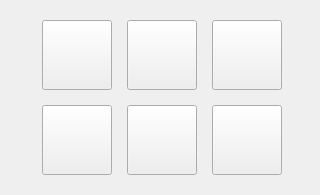
<?xml version="1.0" encoding="UTF-8"?>
<ui version="4.0">
 <class>SetupPageClass</class>
 <widget class="QWidget" name="SetupPageClass">
  <property name="geometry">
   <rect>
    <x>0</x>
    <y>0</y>
    <width>320</width>
    <height>195</height>
   </rect>
  </property>
  <property name="windowTitle">
   <string>Form</string>
  </property>
  <layout class="QGridLayout" name="gridLayout">
   <item row="0" column="0">
    <layout class="QHBoxLayout" name="horizontalLayout" stretch="1,1,1">
     <property name="spacing">
      <number>15</number>
     </property>
     <property name="leftMargin">
      <number>5</number>
     </property>
     <property name="rightMargin">
      <number>0</number>
     </property>
     <item>
      <widget class="BtnCtrl" name="globalBtn">
       <property name="sizePolicy">
        <sizepolicy hsizetype="Expanding" vsizetype="Expanding">
         <horstretch>0</horstretch>
         <verstretch>0</verstretch>
        </sizepolicy>
       </property>
       <property name="maximumSize">
        <size>
         <width>70</width>
         <height>70</height>
        </size>
       </property>
       <property name="styleSheet">
        <string notr="true">border-image: url(:/weiduodianzi/ui/global.png);</string>
       </property>
       <property name="text">
        <string/>
       </property>
      </widget>
     </item>
     <item>
      <widget class="BtnCtrl" name="calBtn">
       <property name="sizePolicy">
        <sizepolicy hsizetype="Expanding" vsizetype="Expanding">
         <horstretch>0</horstretch>
         <verstretch>0</verstretch>
        </sizepolicy>
       </property>
       <property name="maximumSize">
        <size>
         <width>70</width>
         <height>70</height>
        </size>
       </property>
       <property name="styleSheet">
        <string notr="true">border-image: url(:/weiduodianzi/ui/clock.png);</string>
       </property>
       <property name="text">
        <string/>
       </property>
      </widget>
     </item>
     <item>
      <widget class="BtnCtrl" name="permitBtn">
       <property name="sizePolicy">
        <sizepolicy hsizetype="Expanding" vsizetype="Expanding">
         <horstretch>0</horstretch>
         <verstretch>0</verstretch>
        </sizepolicy>
       </property>
       <property name="maximumSize">
        <size>
         <width>70</width>
         <height>70</height>
        </size>
       </property>
       <property name="styleSheet">
        <string notr="true">border-image: url(:/weiduodianzi/ui/Calibration.png);</string>
       </property>
       <property name="text">
        <string/>
       </property>
      </widget>
     </item>
    </layout>
   </item>
   <item row="1" column="0">
    <layout class="QHBoxLayout" name="horizontalLayout_2" stretch="1,1,1">
     <property name="spacing">
      <number>15</number>
     </property>
     <property name="leftMargin">
      <number>5</number>
     </property>
     <property name="rightMargin">
      <number>0</number>
     </property>
     <item>
      <widget class="BtnCtrl" name="timeBtn">
       <property name="sizePolicy">
        <sizepolicy hsizetype="Expanding" vsizetype="Expanding">
         <horstretch>0</horstretch>
         <verstretch>0</verstretch>
        </sizepolicy>
       </property>
       <property name="maximumSize">
        <size>
         <width>70</width>
         <height>70</height>
        </size>
       </property>
       <property name="styleSheet">
        <string notr="true">border-image: url(:/weiduodianzi/ui/Permission.png);</string>
       </property>
       <property name="text">
        <string/>
       </property>
      </widget>
     </item>
     <item>
      <widget class="BtnCtrl" name="scanBtn">
       <property name="sizePolicy">
        <sizepolicy hsizetype="Expanding" vsizetype="Expanding">
         <horstretch>0</horstretch>
         <verstretch>0</verstretch>
        </sizepolicy>
       </property>
       <property name="maximumSize">
        <size>
         <width>70</width>
         <height>70</height>
        </size>
       </property>
       <property name="styleSheet">
        <string notr="true">border-image: url(:/weiduodianzi/ui/Calibration.png);</string>
       </property>
       <property name="text">
        <string/>
       </property>
      </widget>
     </item>
     <item>
      <widget class="BtnCtrl" name="msgBtn">
       <property name="sizePolicy">
        <sizepolicy hsizetype="Expanding" vsizetype="Expanding">
         <horstretch>0</horstretch>
         <verstretch>0</verstretch>
        </sizepolicy>
       </property>
       <property name="maximumSize">
        <size>
         <width>70</width>
         <height>70</height>
        </size>
       </property>
       <property name="styleSheet">
        <string notr="true">border-image: url(:/weiduodianzi/ui/message.png);</string>
       </property>
       <property name="text">
        <string/>
       </property>
      </widget>
     </item>
    </layout>
   </item>
  </layout>
 </widget>
 <customwidgets>
  <customwidget>
   <class>BtnCtrl</class>
   <extends>QPushButton</extends>
   <header>btnctrl.h</header>
  </customwidget>
 </customwidgets>
 <resources>
  <include location="weiduodianzi.qrc"/>
 </resources>
 <connections/>
</ui>
